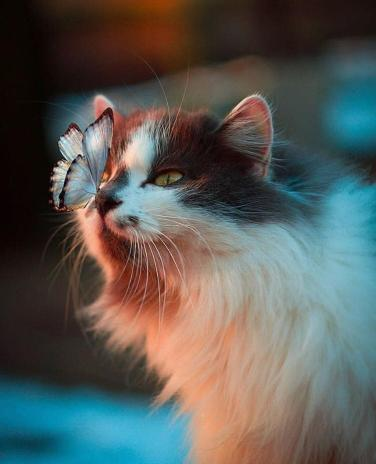
#> input picture butterfly_cat.jpg, 376 x 464 px
$ python cat_detector.py --image ../butterfly_cat.jpg
#> lines starting #> are read from the running program, lines starting #| are printed output that depends on the picture
import argparse
import cv2

ap = argparse.ArgumentParser()
ap.add_argument("-i", "--image", required=True,
                help="path to the input image")
ap.add_argument("-c", "--cascade",
                default=cv2.data.haarcascades + "haarcascade_frontalcatface.xml",
                help="path to cat detector haar cascade")
args = vars(ap.parse_args())

# load the input image and convert it to grayscale
image = cv2.imread(args["image"])
#> image is the input picture: shape (464, 376, 3); mean B, G, R 86.2, 90.1, 89.1
gray = cv2.cvtColor(image, cv2.COLOR_BGR2GRAY)
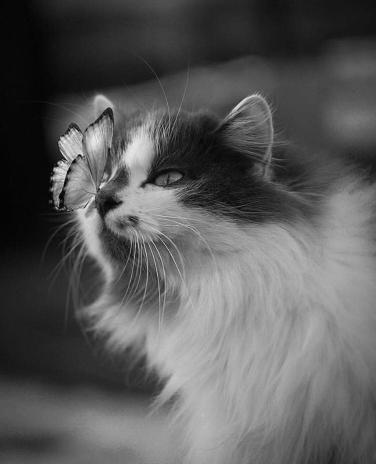
#> gray: shape (464, 376); min 0, max 241, mean 89.4

# load the cat detector Haar cascade, then detect cat faces
# in the input image
detector = cv2.CascadeClassifier(args["cascade"])
rects = detector.detectMultiScale(gray, scaleFactor=1.3, minNeighbors=10, minSize=(75,75))
#> rects = ()
# loop over the cat faces and draw a rectangle surrounding each
for (i, (x, y, w, h)) in enumerate(rects):
    cv2.rectangle(image, (x, y), (x + w, y + h), (0, 0, 255), 2)
    cv2.putText(image, "Cat #{}".format(i + 1), (x, y - 10),
                cv2.FONT_HERSHEY_SIMPLEX, 0.55, (0, 0, 255), 2)
#> this loop made 0 passes

# show the detected cat faces
cv2.imshow("Cat Faces", image)
cv2.waitKey(0)

print()
if len(rects) == 0:
    print("No cats detected. This image is not allowed in this repository.")
elif len(rects) == 1:
    print("1 cat detected. This image is welcome!")
else:
    print("{} cats detected. This image is especially welcome!".format(len(rects)))
